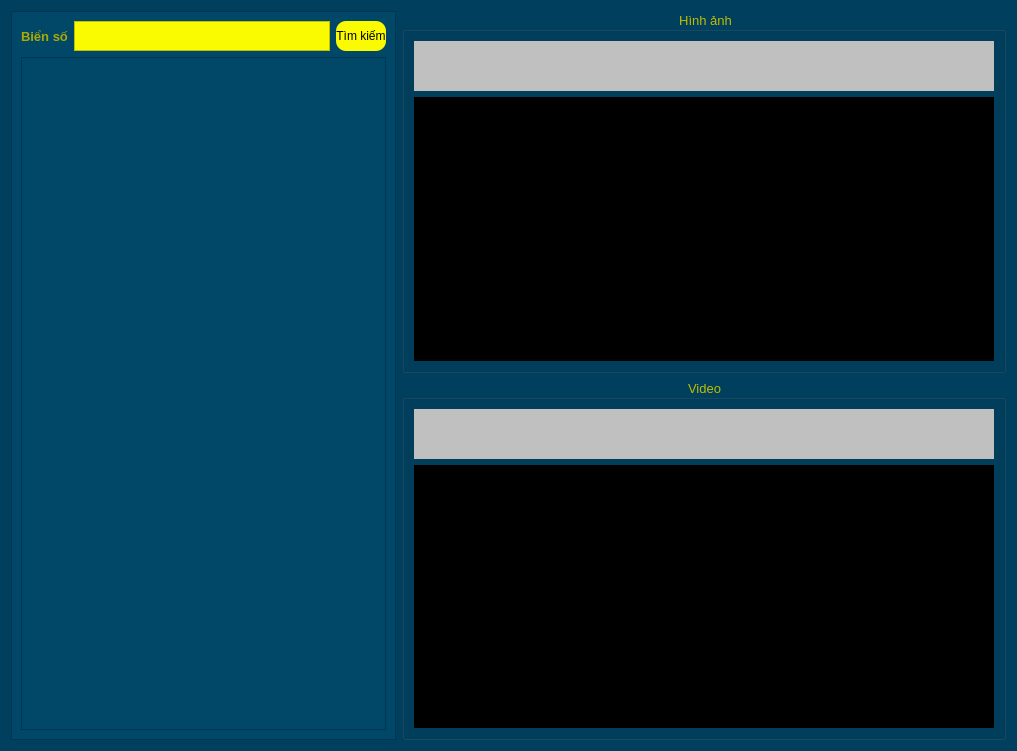
<?xml version="1.0" encoding="UTF-8"?>
<ui version="4.0">
 <class>Form</class>
 <widget class="QWidget" name="Form">
  <property name="geometry">
   <rect>
    <x>0</x>
    <y>0</y>
    <width>1017</width>
    <height>751</height>
   </rect>
  </property>
  <property name="windowTitle">
   <string>Form</string>
  </property>
  <property name="styleSheet">
   <string notr="true">background-color: rgb(0, 63, 93);</string>
  </property>
  <layout class="QGridLayout" name="gridLayout">
   <item row="0" column="1">
    <widget class="QGroupBox" name="image">
     <property name="sizePolicy">
      <sizepolicy hsizetype="Expanding" vsizetype="Expanding">
       <horstretch>0</horstretch>
       <verstretch>0</verstretch>
      </sizepolicy>
     </property>
     <property name="font">
      <font>
       <pointsize>10</pointsize>
      </font>
     </property>
     <property name="styleSheet">
      <string notr="true">color: rgb(190,190,0)</string>
     </property>
     <property name="title">
      <string>Hình ảnh</string>
     </property>
     <property name="alignment">
      <set>Qt::AlignCenter</set>
     </property>
     <property name="flat">
      <bool>false</bool>
     </property>
     <property name="checkable">
      <bool>false</bool>
     </property>
     <layout class="QGridLayout" name="gridLayout_3">
      <item row="0" column="0">
       <widget class="QLabel" name="qlabel_img_plate">
        <property name="minimumSize">
         <size>
          <width>0</width>
          <height>50</height>
         </size>
        </property>
        <property name="styleSheet">
         <string notr="true">background: silver</string>
        </property>
        <property name="text">
         <string/>
        </property>
       </widget>
      </item>
      <item row="1" column="0">
       <widget class="QLabel" name="qlabel_image">
        <property name="sizePolicy">
         <sizepolicy hsizetype="Preferred" vsizetype="Expanding">
          <horstretch>0</horstretch>
          <verstretch>0</verstretch>
         </sizepolicy>
        </property>
        <property name="styleSheet">
         <string notr="true">background: black</string>
        </property>
        <property name="text">
         <string/>
        </property>
       </widget>
      </item>
     </layout>
    </widget>
   </item>
   <item row="1" column="1">
    <widget class="QGroupBox" name="video">
     <property name="sizePolicy">
      <sizepolicy hsizetype="Expanding" vsizetype="Expanding">
       <horstretch>0</horstretch>
       <verstretch>0</verstretch>
      </sizepolicy>
     </property>
     <property name="font">
      <font>
       <pointsize>10</pointsize>
      </font>
     </property>
     <property name="styleSheet">
      <string notr="true">color: rgb(190,190,0)</string>
     </property>
     <property name="title">
      <string>Video</string>
     </property>
     <property name="alignment">
      <set>Qt::AlignCenter</set>
     </property>
     <layout class="QGridLayout" name="gridLayout_4">
      <item row="0" column="0">
       <widget class="QLabel" name="qlabel_video_plate">
        <property name="minimumSize">
         <size>
          <width>0</width>
          <height>50</height>
         </size>
        </property>
        <property name="styleSheet">
         <string notr="true">background: silver</string>
        </property>
        <property name="text">
         <string/>
        </property>
        <property name="alignment">
         <set>Qt::AlignCenter</set>
        </property>
       </widget>
      </item>
      <item row="1" column="0">
       <widget class="QLabel" name="qlabel_video">
        <property name="sizePolicy">
         <sizepolicy hsizetype="Preferred" vsizetype="Expanding">
          <horstretch>0</horstretch>
          <verstretch>0</verstretch>
         </sizepolicy>
        </property>
        <property name="styleSheet">
         <string notr="true">background: black</string>
        </property>
        <property name="text">
         <string/>
        </property>
       </widget>
      </item>
     </layout>
    </widget>
   </item>
   <item row="0" column="0" rowspan="2">
    <widget class="QFrame" name="frame">
     <property name="styleSheet">
      <string notr="true">background-color: rgb(0, 71, 104);</string>
     </property>
     <property name="frameShape">
      <enum>QFrame::StyledPanel</enum>
     </property>
     <property name="frameShadow">
      <enum>QFrame::Raised</enum>
     </property>
     <layout class="QGridLayout" name="gridLayout_2">
      <item row="0" column="2">
       <widget class="QPushButton" name="btn_search">
        <property name="sizePolicy">
         <sizepolicy hsizetype="Preferred" vsizetype="Preferred">
          <horstretch>0</horstretch>
          <verstretch>0</verstretch>
         </sizepolicy>
        </property>
        <property name="minimumSize">
         <size>
          <width>0</width>
          <height>30</height>
         </size>
        </property>
        <property name="styleSheet">
         <string notr="true">QPushButton{
	background-color: rgb(250, 250, 0);
	border: none;
	border-radius: 10px
}
QPushButton:hover{
	background-color: rgb(109, 109, 0);
	border: none;
	border-radius: 10px
}</string>
        </property>
        <property name="text">
         <string>Tìm kiếm</string>
        </property>
       </widget>
      </item>
      <item row="0" column="0">
       <widget class="QLabel" name="qlabel_text_plate">
        <property name="font">
         <font>
          <pointsize>10</pointsize>
          <weight>75</weight>
          <bold>true</bold>
         </font>
        </property>
        <property name="styleSheet">
         <string notr="true">color: rgb(170, 170, 0);</string>
        </property>
        <property name="text">
         <string>Biển số</string>
        </property>
       </widget>
      </item>
      <item row="0" column="1">
       <widget class="QTextEdit" name="txt_search_plate">
        <property name="sizePolicy">
         <sizepolicy hsizetype="Preferred" vsizetype="Preferred">
          <horstretch>0</horstretch>
          <verstretch>0</verstretch>
         </sizepolicy>
        </property>
        <property name="minimumSize">
         <size>
          <width>0</width>
          <height>30</height>
         </size>
        </property>
        <property name="maximumSize">
         <size>
          <width>16777215</width>
          <height>30</height>
         </size>
        </property>
        <property name="styleSheet">
         <string notr="true">background-color:rgb(250, 250, 0);</string>
        </property>
       </widget>
      </item>
      <item row="1" column="0" colspan="3">
       <widget class="QTableWidget" name="qtable_list_vehicle"/>
      </item>
     </layout>
    </widget>
   </item>
  </layout>
 </widget>
 <resources/>
 <connections/>
</ui>
